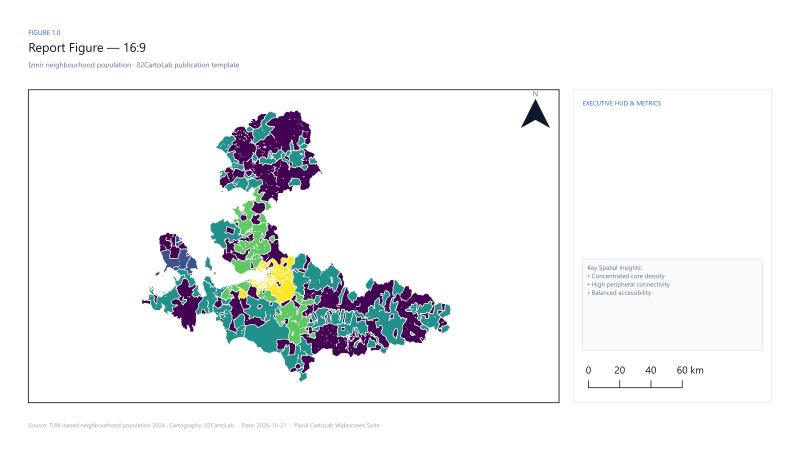
#> input picture docs/PRACTICAL_GUIDE/screenshots/web/layout_templates/report_figure.jpg, 1600 x 900 px, given in place of report_figure.png, which was not available (shown at 1/2 size)
$ python build_real_assets.py
#> lines starting #> are read from the running program, lines starting #| are printed output that depends on the picture; pictures that were not available may be replaced by others from this repository, and a replacement may not be noted
#> in build_hero, im is the input picture: PIL image 1600x900 RGB; mean R, G, B 239.7, 241.4, 242.8
#!/usr/bin/env python3
# -*- coding: utf-8 -*-
"""
Build the landing-page showcase images from *real* 02CartoLab output.

docs/assets/{hero,bivariate,layout,modules}.jpg used to be AI-generated
concept graphics — invented neighbourhood labels, a fabricated attribution and
a gallery frame around the whole thing. They are replaced here with images
that the plugin itself produced on real İzmir data:

    hero.jpg      the Report Figure publication layout (real exported layout)
    bivariate.jpg the bivariate choropleth result panel
    layout.jpg    the Auto Map Sheet output
    modules.jpg   a montage of eight real module results

Run after the capture harness:
    C:\\OSGeo4W\\bin\\python-qgis-ltr.bat practical_guide_runner.py --all
    python docs/build_real_assets.py
"""
from __future__ import annotations

import shutil
from pathlib import Path

from PIL import Image, ImageDraw, ImageFont

HERE = Path(__file__).resolve().parent
SHOTS = HERE / "PRACTICAL_GUIDE" / "screenshots"
ASSETS = HERE / "assets"

HEADER_H, PANEL_H, PANEL_W = 58, 620, 900
RESULT_BOX = (0, HEADER_H + PANEL_H, PANEL_W, HEADER_H + PANEL_H * 2)
CONTEXT_BOX = (PANEL_W, HEADER_H + PANEL_H, PANEL_W * 2, HEADER_H + PANEL_H * 2)

INK = (15, 23, 42)
MUTED = (100, 116, 139)
PAPER = (255, 255, 255)


def _font(size: int, bold: bool = False):
    for name in ("segoeuib.ttf" if bold else "segoeui.ttf",
                 "arialbd.ttf" if bold else "arial.ttf",
                 "DejaVuSans-Bold.ttf" if bold else "DejaVuSans.ttf"):
        for root in (Path("C:/Windows/Fonts"), Path("/usr/share/fonts/truetype/dejavu")):
            candidate = root / name
            if candidate.exists():
                try:
                    return ImageFont.truetype(str(candidate), size)
                except Exception:
                    continue
    return ImageFont.load_default()


def _crop_result(name: str) -> Image.Image:
    """Crop the RESULT panel out of a 4-panel composite."""
    src = SHOTS / name
    with Image.open(src) as im:
        return im.convert("RGB").crop(RESULT_BOX)


def _fit(im: Image.Image, size, cover=True):
    """Resize to fill `size`, centred (cover) or fitted (contain)."""
    target_w, target_h = size
    if cover:
        ratio = max(target_w / im.width, target_h / im.height)
        new = (max(1, int(im.width * ratio)), max(1, int(im.height * ratio)))
        im = im.resize(new, Image.LANCZOS)
        left = (im.width - target_w) // 2
        top = (im.height - target_h) // 2
        return im.crop((left, top, left + target_w, top + target_h))
    ratio = min(target_w / im.width, target_h / im.height)
    new = (max(1, int(im.width * ratio)), max(1, int(im.height * ratio)))
    return im.resize(new, Image.LANCZOS)


def build_hero() -> None:
    src = SHOTS / "layout_templates" / "report_figure.png"
    if not src.exists():
        return
    with Image.open(src) as im:
        hero = _fit(im.convert("RGB"), (1600, 900))
    hero.save(ASSETS / "hero.jpg", "JPEG", quality=86, optimize=True, progressive=True)
    print("assets/hero.jpg  ← real Report Figure layout export")


def build_bivariate() -> None:
    result = _crop_result("bivariate/bivariate_4panel.png")
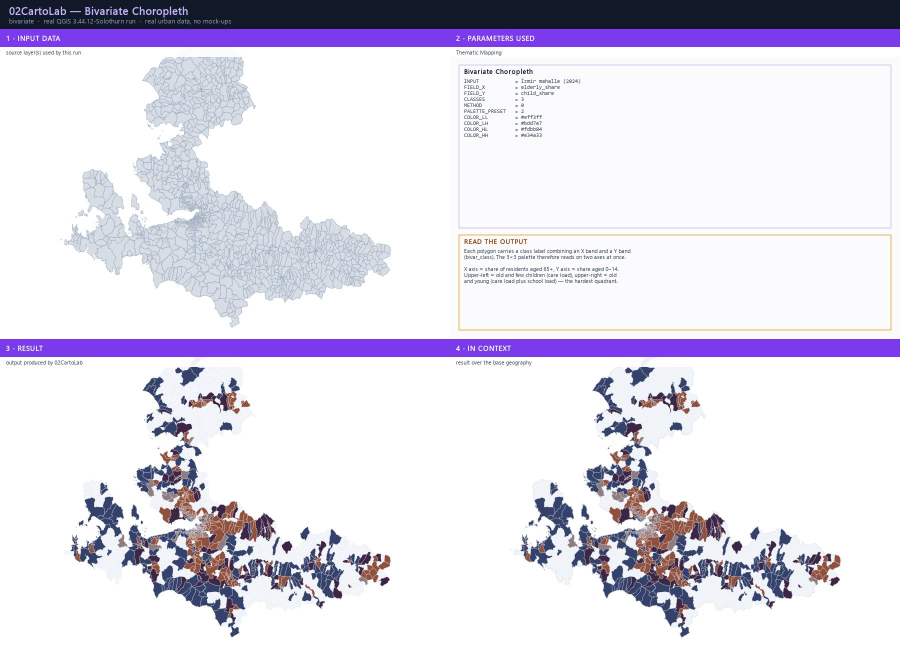
#> input picture docs/PRACTICAL_GUIDE/screenshots/web/bivariate/bivariate_4panel.jpg, 1800 x 1298 px, given in place of bivariate_4panel.png, which was not available (shown at 1/2 size)
#> in _crop_result, im is the input picture: PIL image 1800x1298 RGB; mean R, G, B 222.5, 219.1, 231.9
    out = _fit(result, (1400, 900))
#> call 2 of _fit, with size = (1400, 900), cover = True
#> in _fit (call 2), `return im.crop((left, top, left + target_w, top + target_h))`:
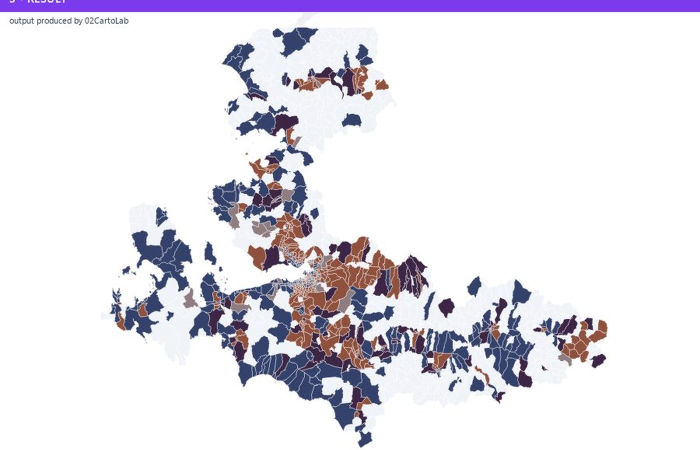
#> returned value: PIL image 1400x900 RGB (shown at 1/2 size); mean R, G, B 228.7, 225.8, 233.7
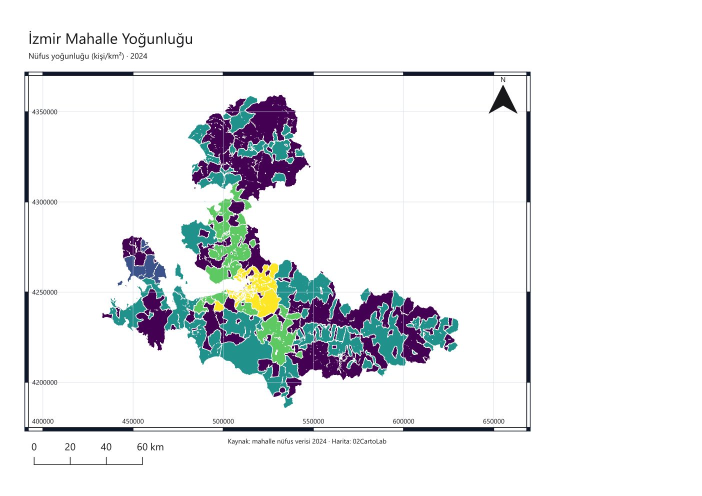
#> input picture docs/PRACTICAL_GUIDE/screenshots/web/map_sheet/map_sheet.jpg, 1403 x 992 px, given in place of map_sheet.png, which was not available (shown at 1/2 size)
#> in build_layout, im is the input picture: PIL image 1403x992 RGB; mean R, G, B 231.8, 234, 235.9
#> in build_layout, `canvas = Image.new("RGB", (1400, 1000), PAPER)`: canvas: PIL image 1400x1000 RGB; every value is 255
    out.save(ASSETS / "bivariate.jpg", "JPEG", quality=88, optimize=True, progressive=True)
    print("assets/bivariate.jpg  ← real bivariate choropleth output")


def build_layout() -> None:
    src = SHOTS / "map_sheet" / "map_sheet.png"
    if not src.exists():
        return
    with Image.open(src) as im:
        sheet = im.convert("RGB")
    canvas = Image.new("RGB", (1400, 1000), PAPER)
    fitted = _fit(sheet, (1340, 940), cover=False)
#> in build_modules, `canvas = Image.new("RGB", (cols * tile_w + (cols + 1) * pad, rows * (t..`: canvas: PIL image 1750x710 RGB; every value is 255
    canvas.paste(fitted, ((1400 - fitted.width) // 2, (1000 - fitted.height) // 2))
    canvas.save(ASSETS / "layout.jpg", "JPEG", quality=88, optimize=True, progressive=True)
    print("assets/layout.jpg  ← real Auto Map Sheet export")


def build_modules() -> None:
    tiles = [
        ("quick_style/quick_style_4panel.png", "Quick Style"),
        ("cartogram/cartogram_4panel.png", "Cartogram"),
        ("dot_density/dot_density_4panel.png", "Dot density"),
        ("hexbin/hexbin_4panel.png", "Hexbin"),
        ("value_by_alpha/value_by_alpha_4panel.png", "Value-by-Alpha"),
        ("dorling/dorling_4panel.png", "Dorling cartogram"),
        ("ridge_map/ridge_map_4panel.png", "Ridge map"),
        ("building_25d/building_25d_4panel.png", "2.5D buildings"),
    ]
    cols, rows = 4, 2
    tile_w, tile_h = 420, 300
    pad, header = 14, 34
    canvas = Image.new("RGB", (cols * tile_w + (cols + 1) * pad,
                              rows * (tile_h + header) + (rows + 1) * pad), PAPER)
    draw = ImageDraw.Draw(canvas)
    font = _font(17, bold=True)
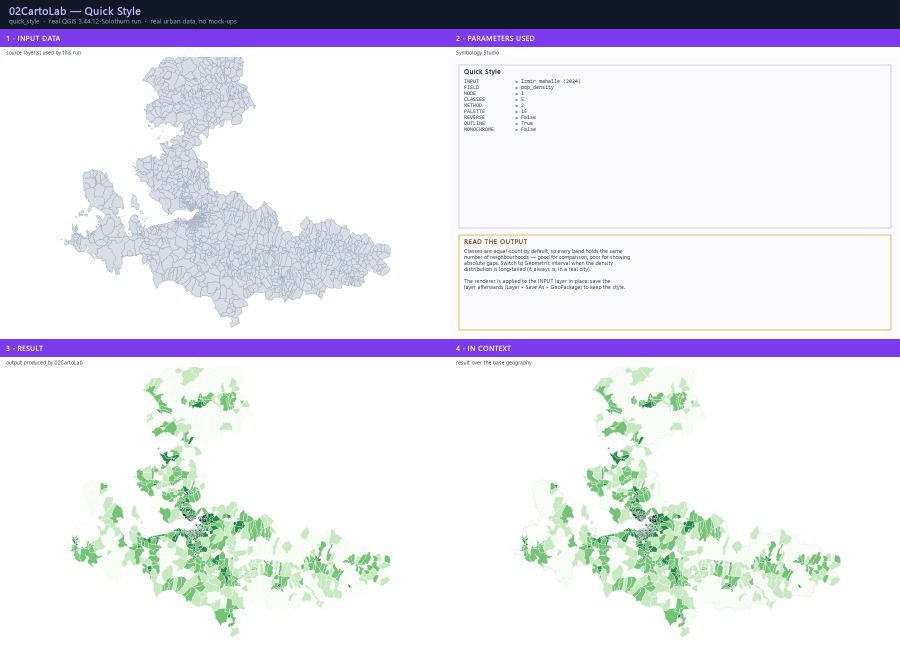
#> input picture docs/PRACTICAL_GUIDE/screenshots/web/quick_style/quick_style_4panel.jpg, 1800 x 1298 px, given in place of quick_style_4panel.png, which was not available (shown at 1/2 size)
#> in build_modules, im is the input picture: PIL image 1800x1298 RGB; mean R, G, B 227.2, 227.3, 235.5

    for i, (rel, caption) in enumerate(tiles):
        src = SHOTS / rel
        if not src.exists():
            continue
        col, row = i % cols, i // cols
        x = pad + col * (tile_w + pad)
        y = pad + row * (tile_h + header + pad)
        with Image.open(src) as im:
            panel = _fit(im.convert("RGB").crop(RESULT_BOX), (tile_w, tile_h))
#> call 4 of _fit, with size = (420, 300), cover = True
#> in _fit (call 4), `im = im.resize(new, Image.LANCZOS)`:
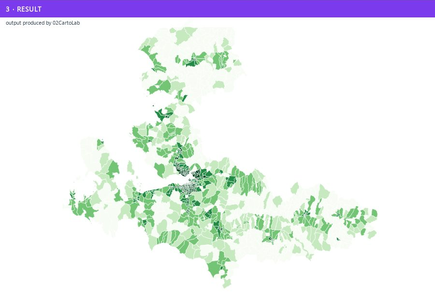
#> im: PIL image 435x300 RGB; mean R, G, B 235.8, 238.3, 241.9
#> in _fit (call 4), `return im.crop((left, top, left + target_w, top + target_h))`:
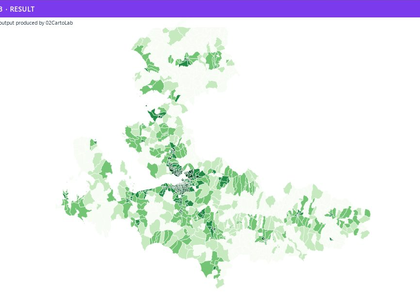
#> returned value: PIL image 420x300 RGB; mean R, G, B 235.3, 238.1, 241.5
        canvas.paste(panel, (x, y))
        draw.text((x + 2, y + tile_h + 8), caption, fill=INK, font=font)
#> pass 2 of the loop in build_modules, `for i, (rel, caption) in enumerate(tiles):`:
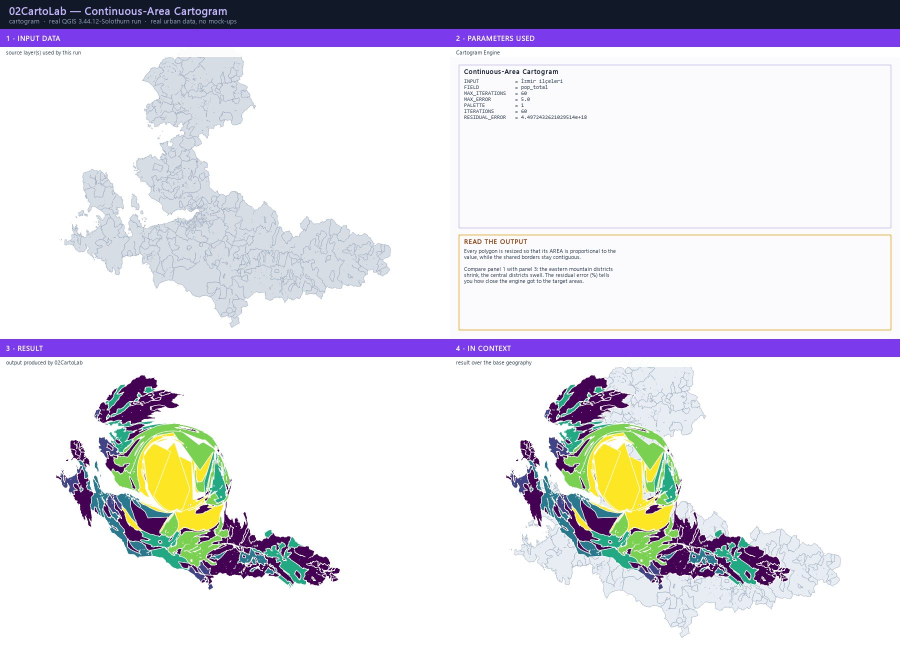
#> input picture docs/PRACTICAL_GUIDE/screenshots/web/cartogram/cartogram_4panel.jpg, 1800 x 1298 px, given in place of cartogram_4panel.png, which was not available (shown at 1/2 size)
#> in build_modules, im is the input picture: PIL image 1800x1298 RGB; mean R, G, B 222.4, 220.1, 229.5
#> im: PIL image 435x300 RGB
#> in _fit (call 5), `return im.crop((left, top, left + target_w, top + target_h))`:
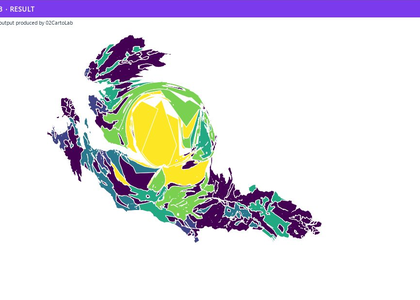
#> returned value: PIL image 420x300 RGB; mean R, G, B 225.8, 223.3, 228.9
#> in build_modules, `canvas.paste(panel, (x, y))`:
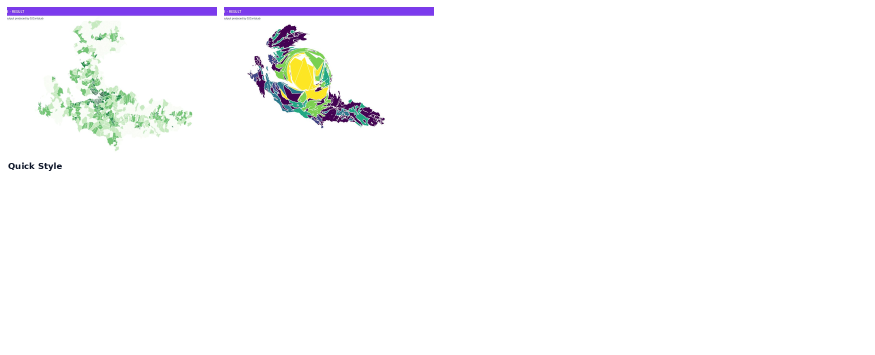
#> canvas: PIL image 1750x710 RGB (shown at 1/2 size); mean R, G, B 249.9, 250, 250.9
#> pass 3 of the loop in build_modules, `for i, (rel, caption) in enumerate(tiles):`:
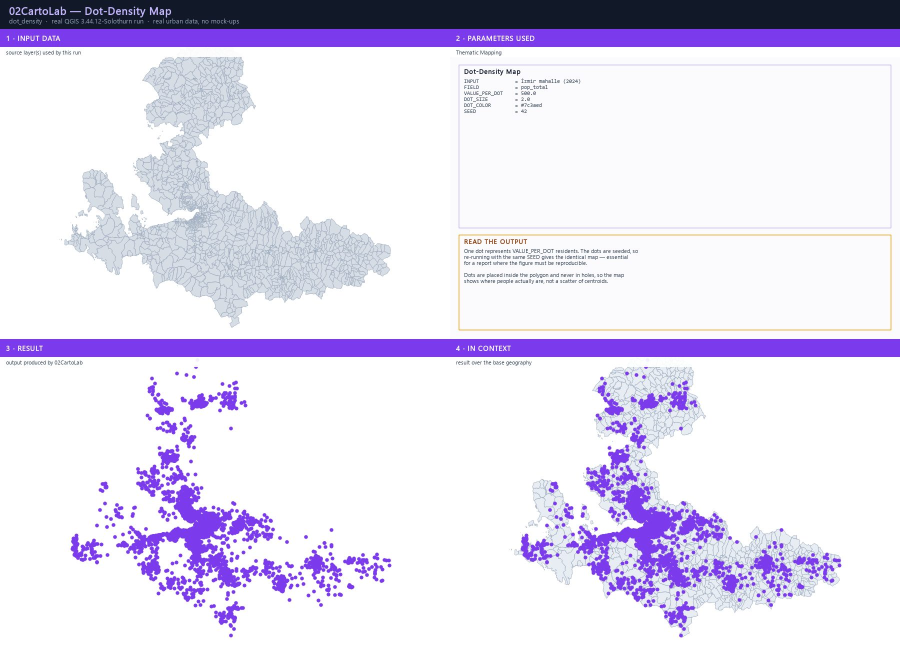
#> input picture docs/PRACTICAL_GUIDE/screenshots/web/dot_density/dot_density_4panel.jpg, 1800 x 1298 px, given in place of dot_density_4panel.png, which was not available (shown at 1/2 size)
#> in build_modules, im is the input picture: PIL image 1800x1298 RGB; mean R, G, B 226.2, 221.1, 239.2
#> im: PIL image 435x300 RGB
#> in _fit (call 6), `return im.crop((left, top, left + target_w, top + target_h))`:
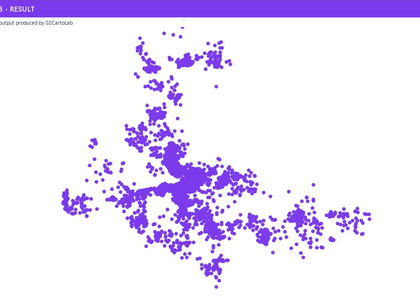
#> returned value: PIL image 420x300 RGB; mean R, G, B 235.6, 226.6, 250.8
#> in build_modules, `canvas.paste(panel, (x, y))`:
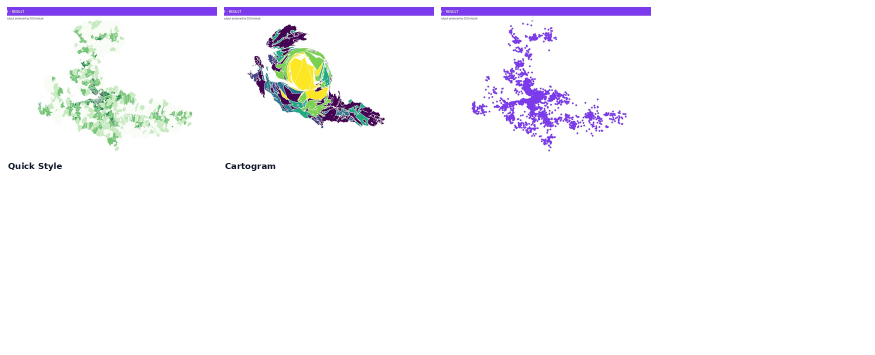
#> canvas: PIL image 1750x710 RGB (shown at 1/2 size); mean R, G, B 247.9, 247, 250.4
#> the loop made 8 passes; the first 3 are shown

    canvas.save(ASSETS / "modules.jpg", "JPEG", quality=86, optimize=True, progressive=True)
    print("assets/modules.jpg  ← montage of eight real module outputs")


def refresh_showcase_images() -> None:
    """Replace the legacy docs/img/ renders with the real captures.

    The old files were produced by the e2e harness with synthetic data. The
    filenames are kept so nothing that links to them breaks — only the
    content changes, from mock-up to genuine plugin output.
    """
    img_dir = HERE / "img"
    img_dir.mkdir(parents=True, exist_ok=True)

    mapping = {
        "real_dashboard.png": "gui_dashboard/dashboard_quick_style.png",
        "01_map_sheet_blueprint.png": "layout_templates/utm_field_sheet.png",
        "01_map_sheet_dark_matter.png": "layout_templates/emergency_brief.png",
        "01_map_sheet_japanese_washi.png": "layout_templates/academic_journal.png",
        "01_map_sheet_sepia_atlas.png": "layout_templates/fact_sheet.png",
        "01_map_sheet_swiss_modern.png": "layout_templates/report_figure.png",
        "01_map_sheet_warm_editorial.png": "layout_templates/planning_board.png",
        "02_template_report_figure_16x9.png": "layout_templates/report_figure.png",
        "03_template_academic_journal_a4.png": "layout_templates/academic_journal.png",
        "04_template_poster_exhibition_a2.png": "layout_templates/poster_exhibition.png",
        "05_template_fact_sheet_a4.png": "layout_templates/fact_sheet.png",
        "06_template_comparative_diptych.png": "layout_templates/side_by_side_diptych.png",
        "07_bivariate_choropleth_layout.png": "bivariate/bivariate_4panel.png",
        "08_value_by_alpha_layout.png": "value_by_alpha/value_by_alpha_4panel.png",
        "09_cartogram_layout.png": "cartogram/cartogram_4panel.png",
        "10_hexbin_layout.png": "hexbin/hexbin_4panel.png",
        "11_bivariate_matrix_standalone.png": "bivariate_matrix/bivariate_matrix.png",
        "12_atlas_map_series_page1.png": "map_sheet/map_sheet.png",
    }
    updated = 0
    for target_name, source_rel in mapping.items():
        source = SHOTS / source_rel
        if not source.exists():
            continue
        shutil.copy2(source, img_dir / target_name)
        updated += 1
    print(f"img/  ← {updated} showcase images refreshed with real plugin output")


def main() -> int:
    ASSETS.mkdir(parents=True, exist_ok=True)
    build_hero()
    build_bivariate()
    build_layout()
    build_modules()
#> in build_modules, `canvas.save(ASSETS / "modules.jpg", "JPEG", quality=86, optimize=True,..`:
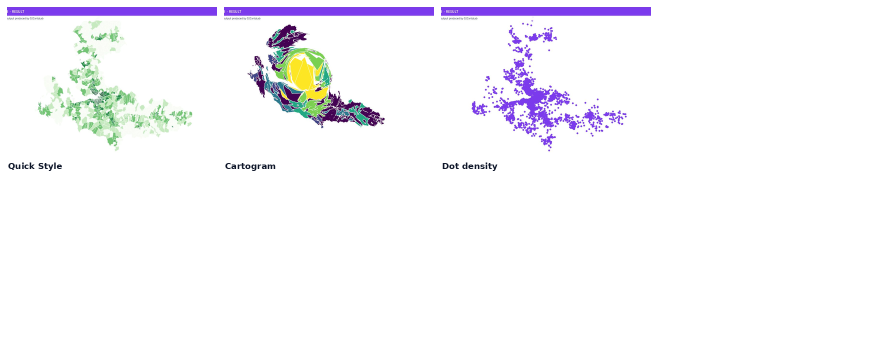
#> saved as modules.jpg: PIL image 1750x710 RGB (shown at 1/2 size); mean R, G, B 247.8, 246.9, 250.3
    refresh_showcase_images()
    return 0


if __name__ == "__main__":
    raise SystemExit(main())
#> (the program exits here)
